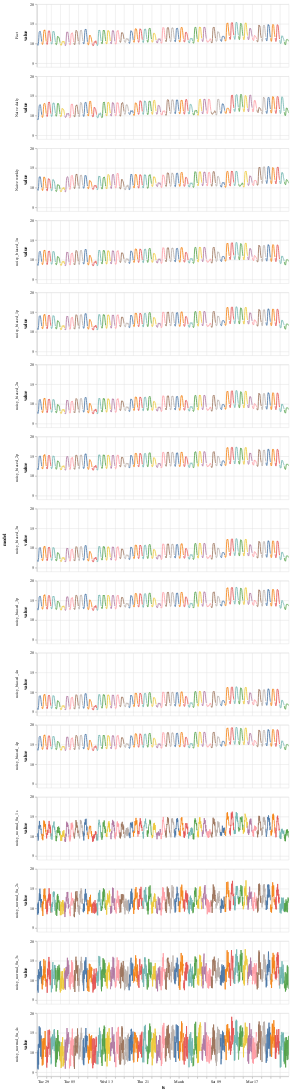

The notebook cell this image was saved under:
### Code cell
alt.data_transformers.disable_max_rows()

alt.Chart(optimization_df.reset_index()).mark_line().encode(
    x='ts:T',
    y=alt.Y('value:Q',scale=alt.Scale(zero=False)),
    color=alt.Color('prediction_date:N', legend=None),
    row='model:N'
).properties(width=600, height=150).interactive()

### Figure 1 — Vega-Lite specification as saved in the notebook (floating-point values rounded to 4 significant figures; data arrays with more than 128 entries replaced by an {"elided": "..."} marker saying what was removed)
{"config": {"view": {"continuousWidth": 400, "continuousHeight": 300}}, "data": {"name": "data-0cf46dee9335b3f8f9e465e5df616563"}, "mark": "line", "encoding": {"color": {"type": "nominal", "field": "prediction_date", "legend": null}, "row": {"type": "nominal", "field": "model"}, "x": {"type": "temporal", "field": "ts"}, "y": {"type": "quantitative", "field": "value", "scale": {"zero": false}}}, "height": 150, "selection": {"selector004": {"type": "interval", "bind": "scales", "encodings": ["x", "y"]}}, "width": 600, "$schema": "https://vega.github.io/schema/vega-lite/v4.8.1.json", "datasets": {"data-0cf46dee9335b3f8f9e465e5df616563": {"elided": "19800 records"}}}
